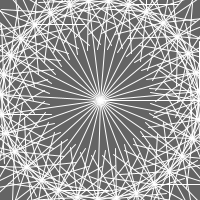
Frame 1 (no input)
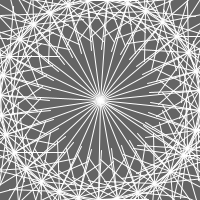
Frame 60 (the mouse pressed at the canvas centre just before this capture)
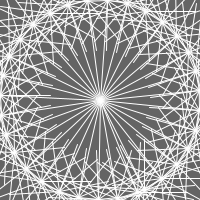
Frame 120 (the mouse held since frame 60 and released just before this capture)

The Processing sketch that drew these frames (run headless with seeded random() and noise(); from frame 60 on, the mouse is pressed at the canvas centre):

// Processing sketch: processing_157182
// ── processing_157182.pde

//learning processing

float angle = 0;

void setup()
{
  size(200, 200);
}

void draw()
{
  background(100);
  stroke(255);
  
  translate(width/2, height/2);
  
  for(float i = 0; i < TWO_PI; i += 0.2)
  {
    pushMatrix();
    rotate(angle + i);
    line(0, 0, 100, 0);
    
    for(float j = 0; j < TWO_PI; j += 0.5)
    {
      pushMatrix();
      translate(100, 0);
      rotate(-angle - j);
      line(0, 0, 50, 0);
      popMatrix();
    }
    popMatrix();
  }
  
  angle += 0.01;
}
